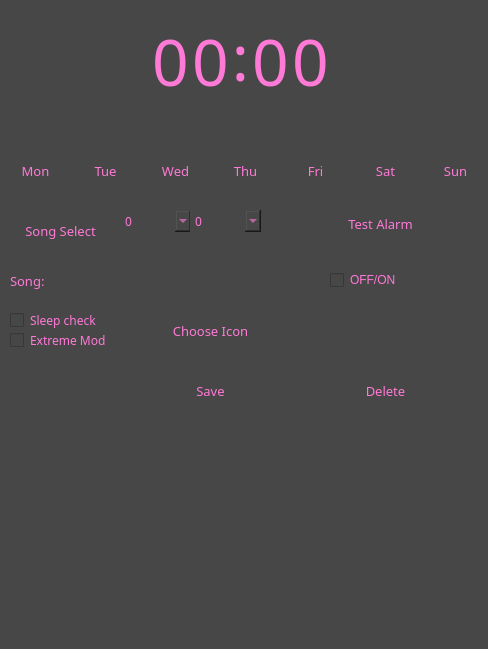
<?xml version="1.0" encoding="UTF-8"?>
<ui version="4.0">
 <class>Form</class>
 <widget class="QWidget" name="Form">
  <property name="geometry">
   <rect>
    <x>0</x>
    <y>0</y>
    <width>488</width>
    <height>649</height>
   </rect>
  </property>
  <property name="sizePolicy">
   <sizepolicy hsizetype="Expanding" vsizetype="Expanding">
    <horstretch>0</horstretch>
    <verstretch>0</verstretch>
   </sizepolicy>
  </property>
  <property name="windowTitle">
   <string>ClockWork</string>
  </property>
  <property name="styleSheet">
   <string notr="true">color: rgb(255, 121, 215);
selection-color: rgb(255, 255, 255);
background-color: rgb(71, 71, 71);
border:0px  solid rgb(255, 121, 215, 10);


</string>
  </property>
  <widget class="QPushButton" name="cw_mon">
   <property name="geometry">
    <rect>
     <x>10</x>
     <y>150</y>
     <width>51</width>
     <height>41</height>
    </rect>
   </property>
   <property name="sizePolicy">
    <sizepolicy hsizetype="Expanding" vsizetype="Expanding">
     <horstretch>0</horstretch>
     <verstretch>0</verstretch>
    </sizepolicy>
   </property>
   <property name="font">
    <font>
     <family>Segoe UI Light</family>
     <pointsize>10</pointsize>
    </font>
   </property>
   <property name="text">
    <string>Mon</string>
   </property>
   <attribute name="buttonGroup">
    <string notr="true">cw_weekgroup</string>
   </attribute>
  </widget>
  <widget class="QPushButton" name="cw_tue">
   <property name="geometry">
    <rect>
     <x>80</x>
     <y>150</y>
     <width>51</width>
     <height>41</height>
    </rect>
   </property>
   <property name="sizePolicy">
    <sizepolicy hsizetype="Expanding" vsizetype="Expanding">
     <horstretch>0</horstretch>
     <verstretch>0</verstretch>
    </sizepolicy>
   </property>
   <property name="font">
    <font>
     <family>Segoe UI Light</family>
     <pointsize>10</pointsize>
    </font>
   </property>
   <property name="text">
    <string>Tue</string>
   </property>
   <attribute name="buttonGroup">
    <string notr="true">cw_weekgroup</string>
   </attribute>
  </widget>
  <widget class="QPushButton" name="cw_wed">
   <property name="geometry">
    <rect>
     <x>150</x>
     <y>150</y>
     <width>51</width>
     <height>41</height>
    </rect>
   </property>
   <property name="sizePolicy">
    <sizepolicy hsizetype="Expanding" vsizetype="Expanding">
     <horstretch>0</horstretch>
     <verstretch>0</verstretch>
    </sizepolicy>
   </property>
   <property name="font">
    <font>
     <family>Segoe UI Light</family>
     <pointsize>10</pointsize>
    </font>
   </property>
   <property name="text">
    <string>Wed</string>
   </property>
   <attribute name="buttonGroup">
    <string notr="true">cw_weekgroup</string>
   </attribute>
  </widget>
  <widget class="QPushButton" name="cw_thu">
   <property name="geometry">
    <rect>
     <x>220</x>
     <y>150</y>
     <width>51</width>
     <height>41</height>
    </rect>
   </property>
   <property name="sizePolicy">
    <sizepolicy hsizetype="Expanding" vsizetype="Expanding">
     <horstretch>0</horstretch>
     <verstretch>0</verstretch>
    </sizepolicy>
   </property>
   <property name="font">
    <font>
     <family>Segoe UI Light</family>
     <pointsize>10</pointsize>
    </font>
   </property>
   <property name="text">
    <string>Thu</string>
   </property>
   <attribute name="buttonGroup">
    <string notr="true">cw_weekgroup</string>
   </attribute>
  </widget>
  <widget class="QPushButton" name="cw_fri">
   <property name="geometry">
    <rect>
     <x>290</x>
     <y>150</y>
     <width>51</width>
     <height>41</height>
    </rect>
   </property>
   <property name="sizePolicy">
    <sizepolicy hsizetype="Expanding" vsizetype="Expanding">
     <horstretch>0</horstretch>
     <verstretch>0</verstretch>
    </sizepolicy>
   </property>
   <property name="font">
    <font>
     <family>Segoe UI Light</family>
     <pointsize>10</pointsize>
    </font>
   </property>
   <property name="text">
    <string>Fri</string>
   </property>
   <attribute name="buttonGroup">
    <string notr="true">cw_weekgroup</string>
   </attribute>
  </widget>
  <widget class="QPushButton" name="cw_sat">
   <property name="geometry">
    <rect>
     <x>360</x>
     <y>150</y>
     <width>51</width>
     <height>41</height>
    </rect>
   </property>
   <property name="sizePolicy">
    <sizepolicy hsizetype="Expanding" vsizetype="Expanding">
     <horstretch>0</horstretch>
     <verstretch>0</verstretch>
    </sizepolicy>
   </property>
   <property name="font">
    <font>
     <family>Segoe UI Light</family>
     <pointsize>10</pointsize>
    </font>
   </property>
   <property name="text">
    <string>Sat</string>
   </property>
   <attribute name="buttonGroup">
    <string notr="true">cw_weekgroup</string>
   </attribute>
  </widget>
  <widget class="QPushButton" name="cw_sun">
   <property name="geometry">
    <rect>
     <x>430</x>
     <y>150</y>
     <width>51</width>
     <height>41</height>
    </rect>
   </property>
   <property name="sizePolicy">
    <sizepolicy hsizetype="Expanding" vsizetype="Expanding">
     <horstretch>0</horstretch>
     <verstretch>0</verstretch>
    </sizepolicy>
   </property>
   <property name="font">
    <font>
     <family>Segoe UI Light</family>
     <pointsize>10</pointsize>
    </font>
   </property>
   <property name="text">
    <string>Sun</string>
   </property>
   <attribute name="buttonGroup">
    <string notr="true">cw_weekgroup</string>
   </attribute>
  </widget>
  <widget class="QPushButton" name="cw_sonsel">
   <property name="geometry">
    <rect>
     <x>10</x>
     <y>210</y>
     <width>101</width>
     <height>41</height>
    </rect>
   </property>
   <property name="sizePolicy">
    <sizepolicy hsizetype="Expanding" vsizetype="Expanding">
     <horstretch>0</horstretch>
     <verstretch>0</verstretch>
    </sizepolicy>
   </property>
   <property name="font">
    <font>
     <family>Segoe UI Light</family>
     <pointsize>10</pointsize>
    </font>
   </property>
   <property name="text">
    <string>Song Select</string>
   </property>
   <attribute name="buttonGroup">
    <string notr="true">cw_change_color</string>
   </attribute>
  </widget>
  <widget class="QCheckBox" name="cw_exmode">
   <property name="geometry">
    <rect>
     <x>10</x>
     <y>330</y>
     <width>111</width>
     <height>21</height>
    </rect>
   </property>
   <property name="sizePolicy">
    <sizepolicy hsizetype="Expanding" vsizetype="Expanding">
     <horstretch>0</horstretch>
     <verstretch>0</verstretch>
    </sizepolicy>
   </property>
   <property name="font">
    <font>
     <family>Segoe UI Light</family>
    </font>
   </property>
   <property name="text">
    <string>Extreme Mod</string>
   </property>
  </widget>
  <widget class="QCheckBox" name="cw_sleep">
   <property name="geometry">
    <rect>
     <x>10</x>
     <y>310</y>
     <width>111</width>
     <height>20</height>
    </rect>
   </property>
   <property name="sizePolicy">
    <sizepolicy hsizetype="Expanding" vsizetype="Expanding">
     <horstretch>0</horstretch>
     <verstretch>0</verstretch>
    </sizepolicy>
   </property>
   <property name="font">
    <font>
     <family>Segoe UI Light</family>
    </font>
   </property>
   <property name="text">
    <string>Sleep check</string>
   </property>
  </widget>
  <widget class="QComboBox" name="cw_hour">
   <property name="geometry">
    <rect>
     <x>120</x>
     <y>210</y>
     <width>71</width>
     <height>22</height>
    </rect>
   </property>
   <property name="sizePolicy">
    <sizepolicy hsizetype="Expanding" vsizetype="Expanding">
     <horstretch>0</horstretch>
     <verstretch>0</verstretch>
    </sizepolicy>
   </property>
   <property name="font">
    <font>
     <family>Segoe UI Light</family>
    </font>
   </property>
   <item>
    <property name="text">
     <string>0</string>
    </property>
   </item>
   <item>
    <property name="text">
     <string>1</string>
    </property>
   </item>
   <item>
    <property name="text">
     <string>2</string>
    </property>
   </item>
   <item>
    <property name="text">
     <string>3</string>
    </property>
   </item>
   <item>
    <property name="text">
     <string>4</string>
    </property>
   </item>
   <item>
    <property name="text">
     <string>5</string>
    </property>
   </item>
   <item>
    <property name="text">
     <string>6</string>
    </property>
   </item>
   <item>
    <property name="text">
     <string>7</string>
    </property>
   </item>
   <item>
    <property name="text">
     <string>8</string>
    </property>
   </item>
   <item>
    <property name="text">
     <string>9</string>
    </property>
   </item>
   <item>
    <property name="text">
     <string>10</string>
    </property>
   </item>
   <item>
    <property name="text">
     <string>11</string>
    </property>
   </item>
   <item>
    <property name="text">
     <string>12</string>
    </property>
   </item>
   <item>
    <property name="text">
     <string>13</string>
    </property>
   </item>
   <item>
    <property name="text">
     <string>14</string>
    </property>
   </item>
   <item>
    <property name="text">
     <string>15</string>
    </property>
   </item>
   <item>
    <property name="text">
     <string>16</string>
    </property>
   </item>
   <item>
    <property name="text">
     <string>17</string>
    </property>
   </item>
   <item>
    <property name="text">
     <string>18</string>
    </property>
   </item>
   <item>
    <property name="text">
     <string>19</string>
    </property>
   </item>
   <item>
    <property name="text">
     <string>20</string>
    </property>
   </item>
   <item>
    <property name="text">
     <string>21</string>
    </property>
   </item>
   <item>
    <property name="text">
     <string>22</string>
    </property>
   </item>
   <item>
    <property name="text">
     <string>23</string>
    </property>
   </item>
  </widget>
  <widget class="QComboBox" name="cw_minute">
   <property name="geometry">
    <rect>
     <x>190</x>
     <y>210</y>
     <width>71</width>
     <height>22</height>
    </rect>
   </property>
   <property name="sizePolicy">
    <sizepolicy hsizetype="Expanding" vsizetype="Expanding">
     <horstretch>0</horstretch>
     <verstretch>0</verstretch>
    </sizepolicy>
   </property>
   <property name="font">
    <font>
     <family>Segoe UI Light</family>
    </font>
   </property>
   <item>
    <property name="text">
     <string>0</string>
    </property>
   </item>
   <item>
    <property name="text">
     <string>1</string>
    </property>
   </item>
   <item>
    <property name="text">
     <string>2</string>
    </property>
   </item>
   <item>
    <property name="text">
     <string>3</string>
    </property>
   </item>
   <item>
    <property name="text">
     <string>4</string>
    </property>
   </item>
   <item>
    <property name="text">
     <string>5</string>
    </property>
   </item>
   <item>
    <property name="text">
     <string>6</string>
    </property>
   </item>
   <item>
    <property name="text">
     <string>7</string>
    </property>
   </item>
   <item>
    <property name="text">
     <string>8</string>
    </property>
   </item>
   <item>
    <property name="text">
     <string>9</string>
    </property>
   </item>
   <item>
    <property name="text">
     <string>10</string>
    </property>
   </item>
   <item>
    <property name="text">
     <string>11</string>
    </property>
   </item>
   <item>
    <property name="text">
     <string>12</string>
    </property>
   </item>
   <item>
    <property name="text">
     <string>13</string>
    </property>
   </item>
   <item>
    <property name="text">
     <string>14</string>
    </property>
   </item>
   <item>
    <property name="text">
     <string>15</string>
    </property>
   </item>
   <item>
    <property name="text">
     <string>16</string>
    </property>
   </item>
   <item>
    <property name="text">
     <string>17</string>
    </property>
   </item>
   <item>
    <property name="text">
     <string>18</string>
    </property>
   </item>
   <item>
    <property name="text">
     <string>19</string>
    </property>
   </item>
   <item>
    <property name="text">
     <string>20</string>
    </property>
   </item>
   <item>
    <property name="text">
     <string>21</string>
    </property>
   </item>
   <item>
    <property name="text">
     <string>22</string>
    </property>
   </item>
   <item>
    <property name="text">
     <string>23</string>
    </property>
   </item>
   <item>
    <property name="text">
     <string>24</string>
    </property>
   </item>
   <item>
    <property name="text">
     <string>25</string>
    </property>
   </item>
   <item>
    <property name="text">
     <string>26</string>
    </property>
   </item>
   <item>
    <property name="text">
     <string>27</string>
    </property>
   </item>
   <item>
    <property name="text">
     <string>28</string>
    </property>
   </item>
   <item>
    <property name="text">
     <string>29</string>
    </property>
   </item>
   <item>
    <property name="text">
     <string>30</string>
    </property>
   </item>
   <item>
    <property name="text">
     <string>31</string>
    </property>
   </item>
   <item>
    <property name="text">
     <string>32</string>
    </property>
   </item>
   <item>
    <property name="text">
     <string>33</string>
    </property>
   </item>
   <item>
    <property name="text">
     <string>34</string>
    </property>
   </item>
   <item>
    <property name="text">
     <string>35</string>
    </property>
   </item>
   <item>
    <property name="text">
     <string>36</string>
    </property>
   </item>
   <item>
    <property name="text">
     <string>37</string>
    </property>
   </item>
   <item>
    <property name="text">
     <string>38</string>
    </property>
   </item>
   <item>
    <property name="text">
     <string>39</string>
    </property>
   </item>
   <item>
    <property name="text">
     <string>40</string>
    </property>
   </item>
   <item>
    <property name="text">
     <string>41</string>
    </property>
   </item>
   <item>
    <property name="text">
     <string>42</string>
    </property>
   </item>
   <item>
    <property name="text">
     <string>43</string>
    </property>
   </item>
   <item>
    <property name="text">
     <string>44</string>
    </property>
   </item>
   <item>
    <property name="text">
     <string>45</string>
    </property>
   </item>
   <item>
    <property name="text">
     <string>46</string>
    </property>
   </item>
   <item>
    <property name="text">
     <string>47</string>
    </property>
   </item>
   <item>
    <property name="text">
     <string>48</string>
    </property>
   </item>
   <item>
    <property name="text">
     <string>49</string>
    </property>
   </item>
   <item>
    <property name="text">
     <string>50</string>
    </property>
   </item>
   <item>
    <property name="text">
     <string>51</string>
    </property>
   </item>
   <item>
    <property name="text">
     <string>52</string>
    </property>
   </item>
   <item>
    <property name="text">
     <string>53</string>
    </property>
   </item>
   <item>
    <property name="text">
     <string>54</string>
    </property>
   </item>
   <item>
    <property name="text">
     <string>55</string>
    </property>
   </item>
   <item>
    <property name="text">
     <string>56</string>
    </property>
   </item>
   <item>
    <property name="text">
     <string>57</string>
    </property>
   </item>
   <item>
    <property name="text">
     <string>58</string>
    </property>
   </item>
   <item>
    <property name="text">
     <string>59</string>
    </property>
   </item>
  </widget>
  <widget class="QLabel" name="cw_time_hour_0">
   <property name="geometry">
    <rect>
     <x>150</x>
     <y>0</y>
     <width>41</width>
     <height>121</height>
    </rect>
   </property>
   <property name="sizePolicy">
    <sizepolicy hsizetype="Expanding" vsizetype="Expanding">
     <horstretch>0</horstretch>
     <verstretch>0</verstretch>
    </sizepolicy>
   </property>
   <property name="font">
    <font>
     <family>Segoe UI Light</family>
     <pointsize>48</pointsize>
    </font>
   </property>
   <property name="text">
    <string>0</string>
   </property>
   <property name="alignment">
    <set>Qt::AlignCenter</set>
   </property>
  </widget>
  <widget class="QLabel" name="cw_time_hour_1">
   <property name="geometry">
    <rect>
     <x>190</x>
     <y>0</y>
     <width>41</width>
     <height>121</height>
    </rect>
   </property>
   <property name="sizePolicy">
    <sizepolicy hsizetype="Expanding" vsizetype="Expanding">
     <horstretch>0</horstretch>
     <verstretch>0</verstretch>
    </sizepolicy>
   </property>
   <property name="font">
    <font>
     <family>Segoe UI Light</family>
     <pointsize>48</pointsize>
    </font>
   </property>
   <property name="text">
    <string>0</string>
   </property>
   <property name="alignment">
    <set>Qt::AlignCenter</set>
   </property>
  </widget>
  <widget class="QLabel" name="cw_twodot">
   <property name="geometry">
    <rect>
     <x>220</x>
     <y>-10</y>
     <width>41</width>
     <height>131</height>
    </rect>
   </property>
   <property name="sizePolicy">
    <sizepolicy hsizetype="Expanding" vsizetype="Expanding">
     <horstretch>0</horstretch>
     <verstretch>0</verstretch>
    </sizepolicy>
   </property>
   <property name="font">
    <font>
     <family>Segoe UI Light</family>
     <pointsize>48</pointsize>
    </font>
   </property>
   <property name="text">
    <string>:</string>
   </property>
   <property name="alignment">
    <set>Qt::AlignCenter</set>
   </property>
  </widget>
  <widget class="QLabel" name="cw_time_minute_0">
   <property name="geometry">
    <rect>
     <x>250</x>
     <y>0</y>
     <width>41</width>
     <height>121</height>
    </rect>
   </property>
   <property name="sizePolicy">
    <sizepolicy hsizetype="Expanding" vsizetype="Expanding">
     <horstretch>0</horstretch>
     <verstretch>0</verstretch>
    </sizepolicy>
   </property>
   <property name="font">
    <font>
     <family>Segoe UI Light</family>
     <pointsize>48</pointsize>
    </font>
   </property>
   <property name="text">
    <string>0</string>
   </property>
   <property name="alignment">
    <set>Qt::AlignCenter</set>
   </property>
  </widget>
  <widget class="QLabel" name="cw_time_minute_1">
   <property name="geometry">
    <rect>
     <x>290</x>
     <y>0</y>
     <width>41</width>
     <height>121</height>
    </rect>
   </property>
   <property name="sizePolicy">
    <sizepolicy hsizetype="Expanding" vsizetype="Expanding">
     <horstretch>0</horstretch>
     <verstretch>0</verstretch>
    </sizepolicy>
   </property>
   <property name="font">
    <font>
     <family>Segoe UI Light</family>
     <pointsize>48</pointsize>
    </font>
   </property>
   <property name="text">
    <string>0</string>
   </property>
   <property name="alignment">
    <set>Qt::AlignCenter</set>
   </property>
  </widget>
  <widget class="QLabel" name="cw_song_name">
   <property name="geometry">
    <rect>
     <x>70</x>
     <y>270</y>
     <width>231</width>
     <height>21</height>
    </rect>
   </property>
   <property name="font">
    <font>
     <family>Segoe UI Light</family>
     <pointsize>10</pointsize>
    </font>
   </property>
   <property name="text">
    <string/>
   </property>
  </widget>
  <widget class="QLabel" name="cw_song_name_2">
   <property name="geometry">
    <rect>
     <x>10</x>
     <y>270</y>
     <width>41</width>
     <height>21</height>
    </rect>
   </property>
   <property name="font">
    <font>
     <family>Segoe UI Light</family>
     <pointsize>10</pointsize>
    </font>
   </property>
   <property name="text">
    <string>Song:</string>
   </property>
  </widget>
  <widget class="QPushButton" name="cw_save">
   <property name="geometry">
    <rect>
     <x>140</x>
     <y>370</y>
     <width>141</width>
     <height>41</height>
    </rect>
   </property>
   <property name="sizePolicy">
    <sizepolicy hsizetype="Expanding" vsizetype="Expanding">
     <horstretch>0</horstretch>
     <verstretch>0</verstretch>
    </sizepolicy>
   </property>
   <property name="font">
    <font>
     <family>Segoe UI Light</family>
     <pointsize>10</pointsize>
    </font>
   </property>
   <property name="text">
    <string>Save</string>
   </property>
   <attribute name="buttonGroup">
    <string notr="true">cw_change_color</string>
   </attribute>
  </widget>
  <widget class="QPushButton" name="cw_testalarm">
   <property name="geometry">
    <rect>
     <x>280</x>
     <y>210</y>
     <width>201</width>
     <height>28</height>
    </rect>
   </property>
   <property name="font">
    <font>
     <family>Segoe UI Light</family>
     <pointsize>10</pointsize>
    </font>
   </property>
   <property name="text">
    <string>Test Alarm</string>
   </property>
   <attribute name="buttonGroup">
    <string notr="true">cw_change_color</string>
   </attribute>
  </widget>
  <widget class="QCheckBox" name="cw_onnn">
   <property name="geometry">
    <rect>
     <x>330</x>
     <y>270</y>
     <width>81</width>
     <height>20</height>
    </rect>
   </property>
   <property name="text">
    <string>OFF/ON</string>
   </property>
  </widget>
  <widget class="QPushButton" name="cw_delete">
   <property name="geometry">
    <rect>
     <x>300</x>
     <y>370</y>
     <width>171</width>
     <height>41</height>
    </rect>
   </property>
   <property name="sizePolicy">
    <sizepolicy hsizetype="Expanding" vsizetype="Expanding">
     <horstretch>0</horstretch>
     <verstretch>0</verstretch>
    </sizepolicy>
   </property>
   <property name="font">
    <font>
     <family>Segoe UI Light</family>
     <pointsize>10</pointsize>
    </font>
   </property>
   <property name="text">
    <string>Delete</string>
   </property>
   <attribute name="buttonGroup">
    <string notr="true">cw_change_color</string>
   </attribute>
  </widget>
  <widget class="QPushButton" name="cw_chooseIcon">
   <property name="geometry">
    <rect>
     <x>140</x>
     <y>310</y>
     <width>141</width>
     <height>41</height>
    </rect>
   </property>
   <property name="sizePolicy">
    <sizepolicy hsizetype="Expanding" vsizetype="Expanding">
     <horstretch>0</horstretch>
     <verstretch>0</verstretch>
    </sizepolicy>
   </property>
   <property name="font">
    <font>
     <family>Segoe UI Light</family>
     <pointsize>10</pointsize>
    </font>
   </property>
   <property name="text">
    <string>Choose Icon</string>
   </property>
   <attribute name="buttonGroup">
    <string notr="true">cw_change_color</string>
   </attribute>
  </widget>
  <widget class="QLabel" name="cw_icon">
   <property name="geometry">
    <rect>
     <x>300</x>
     <y>310</y>
     <width>30</width>
     <height>30</height>
    </rect>
   </property>
   <property name="text">
    <string/>
   </property>
   <property name="scaledContents">
    <bool>true</bool>
   </property>
  </widget>
  <zorder>cw_twodot</zorder>
  <zorder>cw_mon</zorder>
  <zorder>cw_tue</zorder>
  <zorder>cw_wed</zorder>
  <zorder>cw_thu</zorder>
  <zorder>cw_fri</zorder>
  <zorder>cw_sat</zorder>
  <zorder>cw_sun</zorder>
  <zorder>cw_sonsel</zorder>
  <zorder>cw_exmode</zorder>
  <zorder>cw_sleep</zorder>
  <zorder>cw_hour</zorder>
  <zorder>cw_minute</zorder>
  <zorder>cw_time_hour_0</zorder>
  <zorder>cw_time_hour_1</zorder>
  <zorder>cw_time_minute_0</zorder>
  <zorder>cw_time_minute_1</zorder>
  <zorder>cw_song_name</zorder>
  <zorder>cw_song_name_2</zorder>
  <zorder>cw_save</zorder>
  <zorder>cw_testalarm</zorder>
  <zorder>cw_onnn</zorder>
  <zorder>cw_delete</zorder>
  <zorder>cw_chooseIcon</zorder>
  <zorder>cw_icon</zorder>
 </widget>
 <resources/>
 <connections/>
 <buttongroups>
  <buttongroup name="cw_weekgroup"/>
  <buttongroup name="cw_change_color"/>
 </buttongroups>
</ui>
